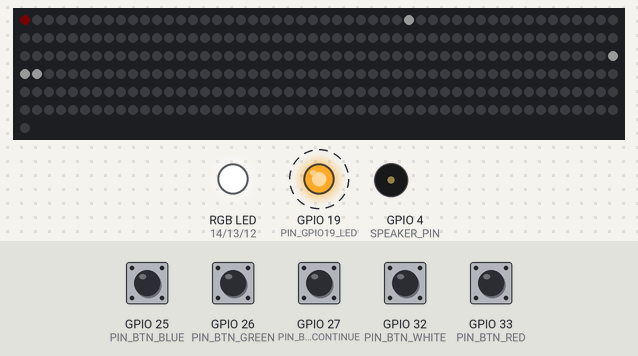
Recording of a sketch running on a simulated ESP32. Parts: 301 RGB LEDs in strip order, left to right, continuing on the next row, an RGB LED mixed from three pins (HIGH = lit), output pins drawn as LEDs (lit = HIGH), buzzer (waves = sounding). Dashed ring = blinking. The inputs (shaded band) are chosen by the test bench; at power-on: GPIO 25 (PIN_BTN_BLUE), GPIO 26 (PIN_BTN_GREEN), GPIO 27 (PIN_BTN_CONTINUE), GPIO 32 (PIN_BTN_WHITE), GPIO 33 (PIN_BTN_RED) HIGH. Dim RGB values are drawn brighter than linear; random numbers use the default seed unless the sketch sets one; what the sketch prints to the serial monitor is not drawn.

Above: at 1.7 s.
1.8 s: GPIO 25 (PIN_BTN_BLUE) pulled LOW for 0.15 s
At 3.4 s:
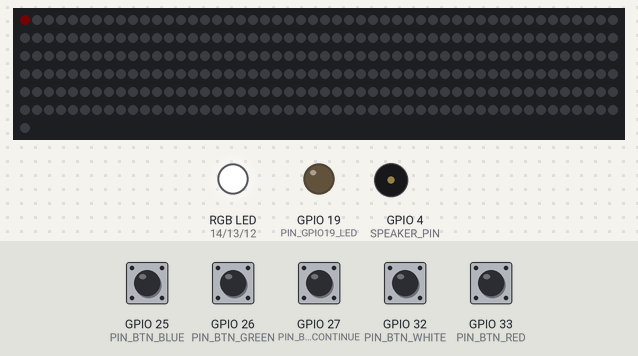
4.9 s: GPIO 32 (PIN_BTN_WHITE) pulled LOW for 0.15 s
5.6 s: GPIO 26 (PIN_BTN_GREEN) pulled LOW for 1 s
At 7.9 s:
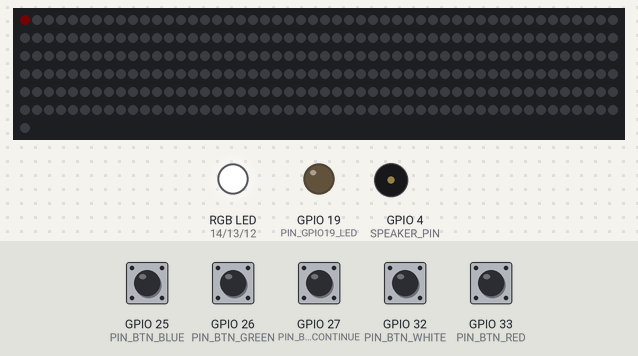
9.6 s: GPIO 33 (PIN_BTN_RED) pulled LOW for 0.15 s
At 10.0 s:
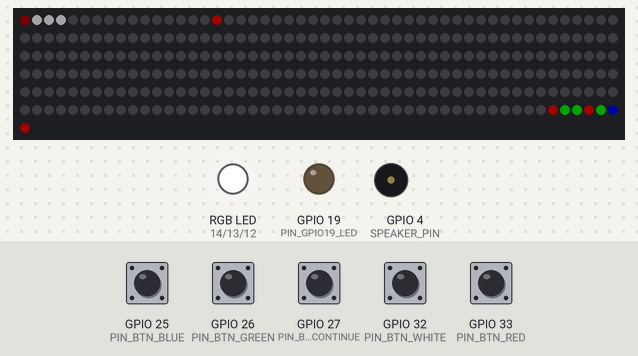
10.3 s: GPIO 25 (PIN_BTN_BLUE) pulled LOW for 1 s
At 10.61 s:
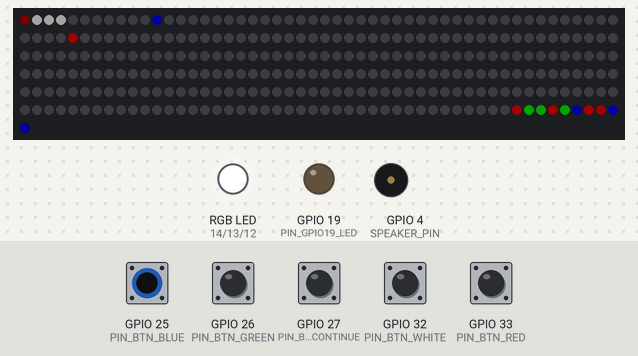
11.9 s: GPIO 26 (PIN_BTN_GREEN) pulled LOW for 0.15 s
At 12.13 s:
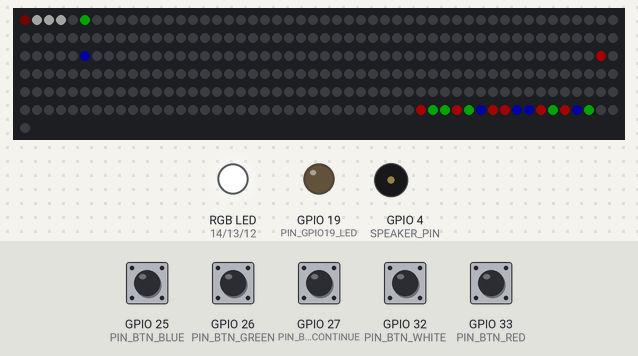
Timing chart, 0 to 13.6 s (numbered marks = the images above; inputs shaded):
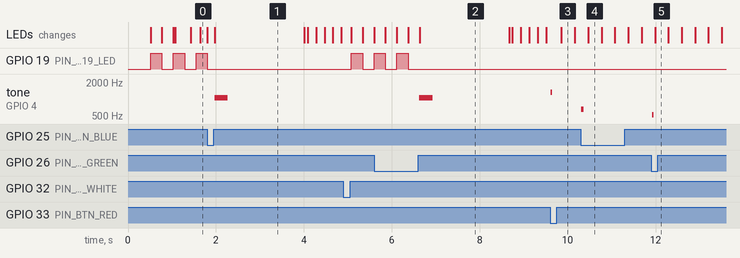

The sketch:

space_invaders_v15.ino
```cpp
/*
==========================================================================
PROJECT: Space Invaders - single level

Board Settings
Board: ESP32 Dev Module (ESP32-WROOM-32 DevKit, 4 MB flash)
Flash Size: 4MB
Partition: Default
PSRAM: Disabled

V15 Wait screen: random white "invader" streams while waiting for a button.
    Each stream starts as 1 LED at a random spot and grows one LED at a time
    (up to config_enemy_count long) as it moves in a random direction at a
    random speed. Streams never wrap at the strip ends, vanish at random times
    and respawn after a random delay. Own brightness: config_wait_brightness_pct.

HOW IT PLAYS
  - Waiting: random white streams drift along the strip, LED 0 and GPIO19 blink.
    Press ANY button: the strip clears, and the game starts when the button is
    released (so that press never fires a shot).
  - Get ready: start sound, strip dark for START_PAUSE_MS, then the wave of
    coloured invaders starts moving toward the white home base.
  - Press the button matching the colour of the front invader to destroy it.
    Wrong colour = that colour is added to the END of the wave.
  - Clear the wave  -> green flash, then black and waiting.
  - Invaders reach the base -> base blinks, red flash, then black and waiting.
  - RESET (white button) during a game returns to waiting.
==========================================================================
*/

#define VERSION 15.0

#include "esp32-hal-ledc.h"  // For tone function
#include <vector>
#include <FastLED.h>
// #include "secrets.h"


// ============================================================================
// CONFIG  - edit these and re-upload
// ============================================================================
int config_num_leds = 300;         // Game LEDs (30..MAX_LEDS), not counting the sacrificial LED
int config_brightness_pct = 15;    // 10..100
bool config_sacrifice_led = true;  // true = LED 0 is a level-shifter "sacrificial" LED
int config_homebase_size = 3;      // LEDs in the home base
int config_shot_speed_pct = 100;   // Player shot speed, %
int config_enemy_count = 15;       // Invaders in the wave
int config_enemy_speed = 5;        // Invader speed (LEDs per second)

// WAIT SCREEN CONFIG (random white streams while waiting for a button)
int config_wait_brightness_pct = 3;  // 10..100, same scale as config_brightness_pct
#define WAIT_STREAMS 2                // Streams on the strip at the same time
#define WAIT_SPEED_MIN 4              // Stream speed, LEDs per second (random between min and max)
#define WAIT_SPEED_MAX 20
#define WAIT_LIFE_MIN_MS 3000         // A stream vanishes after a random time between these
#define WAIT_LIFE_MAX_MS 10000
#define WAIT_DELAY_MIN_MS 500         // Random delay before a new stream spawns in its place
#define WAIT_DELAY_MAX_MS 4000
// Stream length: random, 1 .. config_enemy_count (the game's starting wave length)

// AUDIO CONFIG
bool config_sound_on = true;
int config_volume_pct = 50;

#define RESULT_FLASH_MS 1500  // How long the green WIN / red LOSE strip stays lit before going black
#define START_PAUSE_MS 2000   // Dark "get ready" pause between the start button and the invaders
#define FRAME_DELAY 16        // 16ms = approx. 60 FPS
const int FIRE_COOLDOWN = 100;

// ============================================================================
// PINS
// ============================================================================
#define PIN_LED_DATA 15
#define MAX_LEDS 480
#define LED_TYPE WS2812B
#define COLOR_ORDER GRB

#define PIN_BTN_BLUE 25
#define PIN_BTN_RED 33
#define PIN_BTN_GREEN 26
#define PIN_BTN_WHITE 32     // Reset (during a game) / start
#define PIN_BTN_CONTINUE 27  // Start (any button starts the game)

// Colour-hint GPIOs (external LEDs for the player)
#define PIN_HINT_RED 14
#define PIN_HINT_BLUE 12
#define PIN_HINT_GREEN 13

// Status LED - blinks with the sacrificial LED while waiting for a button press
#define PIN_GPIO19_LED 19

#define SPEAKER_PIN 4

// ============================================================================
// SOUNDS  ("freq,ms;freq,ms;...")
// ============================================================================
const String SND_START = "523,80;659,80;784,80;1047,300";
const String SND_WIN = "523,80;659,80;784,80;1047,300;0,150;1047,60;1319,60";
const String SND_LOSE = "370,100;349,100;330,100;311,400";
const String SND_MISTAKE = "60,150";
const String SND_SHOT_BLUE = "698,50;659,50";
const String SND_SHOT_RED = "784,30;1047,30;1319,30";
const String SND_SHOT_GREEN = "523,30;554,30;523,30";
const String SND_HIT = "2093,30";

// ============================================================================
// COLOURS  (1 = blue, 2 = red, 3 = green)
// ============================================================================
const CRGB COL_BLUE = CRGB(0x00, 0x00, 0xFF);
const CRGB COL_RED = CRGB(0xFF, 0x00, 0x00);
const CRGB COL_GREEN = CRGB(0x00, 0xFF, 0x00);
const CRGB COL_SACRIFICE = CRGB(20, 0, 0);

// ============================================================================
// GAME STATE
// ============================================================================
enum GameState {
  STATE_READY,           // black, LED 0 + GPIO19 blinking, waiting for any button
  STATE_GET_READY,       // dark pause after the start button
  STATE_PLAYING,
  STATE_WON,             // green flash, then -> STATE_READY
  STATE_BASE_DESTROYED,  // base blinks red/white for 2 s
  STATE_GAMEOVER         // red flash, then -> STATE_READY
};

struct Shot {
  float position;
  int color;
};

CRGB leds[MAX_LEDS + 1];  // +1 for the sacrificial LED
int ledStartOffset = 1;   // Set automatically from config_sacrifice_led

GameState currentState = STATE_READY;
std::vector<int> enemies;  // colour of each invader, front first
std::vector<Shot> shots;
float enemyFrontIndex = 0;

unsigned long lastLoopTime = 0;
unsigned long stateTimer = 0;
unsigned long lastFireTime = 0;
bool buttonsReleased = true;
bool btnWhiteHeld = false;

// "Press any button" start: armed once all buttons are released,
// start fires when the pressed button is let go.
bool readyArmed = false;
bool startPending = false;

// Waiting blink (LED 0 + GPIO19)
unsigned long lastBlink = 0;
bool gpio19State = false;

// Wait-screen streams
struct WaitStream {
  bool active;
  int head;              // LED index of the leading pixel
  int dir;               // +1 or -1
  int len;               // current length (grows from 1)
  int target;            // length it grows to
  float speed;           // LEDs per second
  float acc;             // fractional movement carried between frames
  unsigned long endTime;    // when an active stream vanishes
  unsigned long spawnTime;  // when an inactive stream respawns
};
WaitStream waitStreams[WAIT_STREAMS];

// Colour-hint state
int lastLeadColour = -1;
bool hintPending = false;
bool hitJustOccurred = false;


// ============================================================================
// HELPERS
// ============================================================================
CRGB getColor(int colorCode) {
  switch (colorCode) {
    case 1: return COL_BLUE;
    case 2: return COL_RED;
    case 3: return COL_GREEN;
    default: return CRGB::Black;
  }
}

void drawCrispPixel(float pos, CRGB color) {
  int idx = round(pos);
  if (idx < 0 || idx >= config_num_leds) return;
  leds[idx + ledStartOffset] = color;
}

void flashPixel(int pos) {
  if (pos >= 0 && pos < config_num_leds) leds[pos + ledStartOffset] = CRGB::White;
}

void fillGame(CRGB c) {
  fill_solid(&leds[ledStartOffset], config_num_leds, c);
}

void showFrame() {
  if (config_sacrifice_led) leds[0] = COL_SACRIFICE;
  FastLED.show();
}

// Hint LEDs: Halloween setting - all three stay ON.
void hintLEDsOFF() {
  digitalWrite(PIN_HINT_RED, HIGH);
  digitalWrite(PIN_HINT_BLUE, HIGH);
  digitalWrite(PIN_HINT_GREEN, HIGH);
}

void hintLEDsON() {
  digitalWrite(PIN_HINT_RED, HIGH);
  digitalWrite(PIN_HINT_BLUE, HIGH);
  digitalWrite(PIN_HINT_GREEN, HIGH);
}

void setStatusLed(bool on) {
  gpio19State = on;
  digitalWrite(PIN_GPIO19_LED, on ? HIGH : LOW);
}

uint8_t brightnessFromPct(int pct) {
  return map(constrain(pct, 10, 100), 10, 100, 25, 255);
}

bool anyButtonDown() {
  return digitalRead(PIN_BTN_BLUE) == LOW || digitalRead(PIN_BTN_RED) == LOW || digitalRead(PIN_BTN_GREEN) == LOW || digitalRead(PIN_BTN_WHITE) == LOW || digitalRead(PIN_BTN_CONTINUE) == LOW;
}


// ============================================================================
// AUDIO
// ============================================================================
void playToneLocal(int freq, int duration_ms) {
  if (!config_sound_on || config_volume_pct == 0) return;
  tone(SPEAKER_PIN, freq, duration_ms);
}

void playSequence(const String &seq) {
  int start = 0;
  while (start < (int)seq.length()) {
    int end = seq.indexOf(';', start);
    if (end == -1) end = seq.length();
    String pair = seq.substring(start, end);
    int comma = pair.indexOf(',');
    if (comma != -1) {
      int freq = pair.substring(0, comma).toInt();
      int dur = pair.substring(comma + 1).toInt();
      if (freq > 0 && dur > 0) {
        playToneLocal(freq, dur);
        delay(5);  // Small gap between tones
      }
    }
    start = end + 1;
  }
}

void playShotSound(int color) {
  if (color == 1) playSequence(SND_SHOT_BLUE);
  else if (color == 2) playSequence(SND_SHOT_RED);
  else if (color == 3) playSequence(SND_SHOT_GREEN);
}


// ============================================================================
// GAME FLOW
// ============================================================================

/* Starts a new game from scratch (called from the waiting state). */
void startGame() {
  enemies.clear();
  shots.clear();
  buttonsReleased = true;
  lastFireTime = 0;
  lastLeadColour = -1;
  hintPending = false;
  hitJustOccurred = false;
  setStatusLed(false);
  FastLED.setBrightness(brightnessFromPct(config_brightness_pct));  // back to game brightness

  playSequence(SND_START);
  currentState = STATE_GET_READY;
  stateTimer = millis();
  fillGame(CRGB::Black);
  showFrame();
  hintLEDsON();  // Halloween: hint LEDs always on
}

/* Get ready: strip dark for START_PAUSE_MS, then the wave starts. */
void updateGetReady() {
  if (millis() - stateTimer < START_PAUSE_MS) {
    fillGame(CRGB::Black);
    showFrame();
  } else {
    int count = config_enemy_count > 0 ? config_enemy_count : 10;
    for (int i = 0; i < count; i++) enemies.push_back((int)random(1, 4));
    enemyFrontIndex = (float)config_num_leds - 1.0;
    currentState = STATE_PLAYING;
  }
}

void winGame() {
  playSequence(SND_WIN);
  currentState = STATE_WON;
  stateTimer = millis();
}

void triggerBaseDestruction() {
  playSequence(SND_LOSE);
  currentState = STATE_BASE_DESTROYED;
  stateTimer = millis();
  hintLEDsOFF();
}

/* ---------------- Wait-screen streams ---------------- */
void spawnWaitStream(WaitStream &w, unsigned long now) {
  int maxLen = config_enemy_count > 0 ? config_enemy_count : 10;
  w.active = true;
  w.head = random(0, config_num_leds);
  w.dir = random(2) ? 1 : -1;
  w.len = 1;                              // starts as a single LED
  w.target = random(1, maxLen + 1);
  w.speed = random(WAIT_SPEED_MIN, WAIT_SPEED_MAX + 1);
  w.acc = 0;
  w.endTime = now + random(WAIT_LIFE_MIN_MS, WAIT_LIFE_MAX_MS + 1);
}

void retireWaitStream(WaitStream &w, unsigned long now) {
  w.active = false;
  w.spawnTime = now + random(WAIT_DELAY_MIN_MS, WAIT_DELAY_MAX_MS + 1);
}

/* Moves, grows and draws the streams (white, no wrap at the strip ends). */
void updateWaitStreams(unsigned long now) {
  fillGame(CRGB::Black);
  for (int s = 0; s < WAIT_STREAMS; s++) {
    WaitStream &w = waitStreams[s];
    if (!w.active) {
      if ((long)(now - w.spawnTime) >= 0) spawnWaitStream(w, now);
      else continue;
    }

    // Move: one LED per step; the stream grows by one LED per step until full length
    w.acc += w.speed / 60.0;
    while (w.acc >= 1.0) {
      w.acc -= 1.0;
      w.head += w.dir;
      if (w.len < w.target) w.len++;
    }

    // Vanish at its random end time, or once it has run completely off the strip
    int tail = w.head - w.dir * (w.len - 1);
    bool offStrip = (w.dir > 0) ? (tail >= config_num_leds) : (tail < 0);
    if ((long)(now - w.endTime) >= 0 || offStrip) {
      retireWaitStream(w, now);
      continue;
    }

    for (int k = 0; k < w.len; k++) {
      int p = w.head - w.dir * k;
      if (p >= 0 && p < config_num_leds) leds[p + ledStartOffset] = CRGB::White;  // clipped, never wrapped
    }
  }
}

/* Waiting state: used at power-up and after every game. */
void enterReady() {
  currentState = STATE_READY;
  readyArmed = false;    // buttons must be released first (no accidental restart)
  startPending = false;
  FastLED.setBrightness(brightnessFromPct(config_wait_brightness_pct));

  // Streams start one by one after short random delays
  unsigned long now = millis();
  for (int s = 0; s < WAIT_STREAMS; s++) {
    waitStreams[s].active = false;
    waitStreams[s].spawnTime = now + random(0, WAIT_DELAY_MAX_MS + 1);
  }
}

/* Random white streams, LED 0 and GPIO19 blink at 2 Hz.
   Pressing any button clears the strip; the game starts on release,
   so the press never fires a shot. */
void updateReady() {
  unsigned long now = millis();
  if (anyButtonDown()) {
    if (readyArmed) startPending = true;
  } else {
    if (startPending) {
      startGame();
      return;
    }
    readyArmed = true;
  }

  if (startPending) fillGame(CRGB::Black);  // button pressed: clear the strip
  else updateWaitStreams(now);
  if (now - lastBlink >= 250) {
    lastBlink = now;
    setStatusLed(!gpio19State);
  }
  if (config_sacrifice_led) leds[0] = gpio19State ? COL_SACRIFICE : CRGB::Black;
  FastLED.show();
}

/* Win screen: green flash for RESULT_FLASH_MS, then black and waiting. */
void updateWon() {
  if (millis() - stateTimer < RESULT_FLASH_MS) {
    fillGame(COL_GREEN);
    showFrame();
  } else {
    enterReady();
  }
}

/* Home base blinks red/white for 2 s while the rest of the strip fades. */
void updateBaseDestroyed() {
  unsigned long elapsed = millis() - stateTimer;
  if (elapsed < 2000) {
    CRGB c = (elapsed / 100) % 2 == 0 ? COL_RED : CRGB::White;
    for (int i = 0; i < config_homebase_size; i++) leds[i + ledStartOffset] = c;
    for (int i = config_homebase_size; i < config_num_leds; i++) leds[i + ledStartOffset].nscale8(240);
    showFrame();
  } else {
    currentState = STATE_GAMEOVER;
    stateTimer = millis();
  }
}

/* Lose screen: red flash for RESULT_FLASH_MS, then black and waiting. */
void updateGameOver() {
  if (millis() - stateTimer < RESULT_FLASH_MS) {
    fillGame(COL_RED);
    showFrame();
  } else {
    enterReady();
  }
}


/* One frame of actual gameplay. */
void updatePlaying(unsigned long now) {
  // ---------------- INPUT ----------------
  bool b = (digitalRead(PIN_BTN_BLUE) == LOW);
  bool r = (digitalRead(PIN_BTN_RED) == LOW);
  bool g = (digitalRead(PIN_BTN_GREEN) == LOW);
  bool anyPressed = (b || r || g);

  if (!anyPressed) buttonsReleased = true;
  else hintPending = false;

  if (anyPressed && buttonsReleased && (now - lastFireTime > FIRE_COOLDOWN)) {
    int c = b ? 1 : (r ? 2 : 3);
    shots.push_back({ 0.0, c });
    lastFireTime = now;
    playShotSound(c);
    buttonsReleased = false;
  }

  // ---------------- SHOTS ----------------
  float moveStep = (float)config_shot_speed_pct / 60.0 * 0.6;
  if (moveStep < 0.2) moveStep = 0.2;

  for (int i = shots.size() - 1; i >= 0; i--) {
    shots[i].position += moveStep;
    bool remove = false;

    if (shots[i].position >= enemyFrontIndex && !enemies.empty()) {
      if (shots[i].color == enemies.front()) {  // correct hit
        enemies.erase(enemies.begin());
        enemyFrontIndex += 1.0;
        flashPixel((int)shots[i].position);
        hitJustOccurred = true;
        playSequence(SND_HIT);
      } else {  // wrong colour: add the player's colour to the END of the wave
        enemies.push_back(shots[i].color);
        playSequence(SND_MISTAKE);
      }
      remove = true;
    }
    if (shots[i].position >= config_num_leds) remove = true;
    if (remove) shots.erase(shots.begin() + i);
  }

  if (enemies.empty()) {
    winGame();
    return;
  }

  // ---------------- INVADERS ----------------
  enemyFrontIndex -= (float)config_enemy_speed / 60.0;
  if (enemyFrontIndex <= config_homebase_size) {
    triggerBaseDestruction();
    return;
  }

  // ---------------- DRAW ----------------
  fillGame(CRGB::Black);
  for (size_t i = 0; i < enemies.size(); i++)
    drawCrispPixel(enemyFrontIndex + (float)i, getColor(enemies[i]));
  for (auto &s : shots)
    drawCrispPixel(s.position, getColor(s.color));
  for (int i = 0; i < config_homebase_size; i++)
    leds[i + ledStartOffset] = CRGB::White;

  // ---------------- HINT LEDs ----------------
  int leadColourNow = enemies.front();
  bool showHint = false;
  if (!anyPressed) {
    if (leadColourNow != lastLeadColour || hitJustOccurred) showHint = true;
    else showHint = hintPending;
  }
  // Halloween: all hint LEDs stay ON. For real hints use (leadColourNow == x) ? HIGH : LOW
  if (showHint) {
    digitalWrite(PIN_HINT_RED, (leadColourNow == 2) ? HIGH : HIGH);
    digitalWrite(PIN_HINT_BLUE, (leadColourNow == 1) ? HIGH : HIGH);
    digitalWrite(PIN_HINT_GREEN, (leadColourNow == 3) ? HIGH : HIGH);
  } else {
    hintLEDsOFF();
  }
  hintPending = showHint;
  lastLeadColour = leadColourNow;
  hitJustOccurred = false;

  showFrame();
}


// ============================================================================
// SETUP
// ============================================================================
void setup() {
  Serial.begin(115200);
  Serial.printf("\n\n=== SPACE INVADERS V%.1f ===\n", VERSION);

  pinMode(PIN_BTN_BLUE, INPUT_PULLUP);
  pinMode(PIN_BTN_RED, INPUT_PULLUP);
  pinMode(PIN_BTN_GREEN, INPUT_PULLUP);
  pinMode(PIN_BTN_WHITE, INPUT_PULLUP);
  pinMode(PIN_BTN_CONTINUE, INPUT_PULLUP);

  pinMode(PIN_HINT_RED, OUTPUT);
  pinMode(PIN_HINT_BLUE, OUTPUT);
  pinMode(PIN_HINT_GREEN, OUTPUT);
  hintLEDsOFF();

  pinMode(PIN_GPIO19_LED, OUTPUT);
  setStatusLed(false);

  pinMode(SPEAKER_PIN, OUTPUT);
  digitalWrite(SPEAKER_PIN, LOW);

  // --- CONFIG ---
  ledStartOffset = config_sacrifice_led ? 1 : 0;
  if (config_num_leds < 30) config_num_leds = 30;
  if (config_num_leds > MAX_LEDS) config_num_leds = MAX_LEDS;
  Serial.printf("LEDs: %d (+%d sacrificial), invaders: %d, speed: %d\n",
                config_num_leds, ledStartOffset, config_enemy_count, config_enemy_speed);

  randomSeed(esp_random());

  // --- FASTLED ---
  FastLED.addLeds<LED_TYPE, PIN_LED_DATA, COLOR_ORDER>(leds, config_num_leds + ledStartOffset);
  FastLED.setBrightness(brightnessFromPct(config_brightness_pct));
  FastLED.setDither(0);
  FastLED.setMaxPowerInVoltsAndMilliamps(5, 2500);

  // Power-up test pattern: every other LED green for 0.5 s
  FastLED.clear();
  for (int i = 0; i < config_num_leds; i += 2) leds[i + ledStartOffset] = CRGB::Green;
  showFrame();
  delay(500);

  enterReady();  // wait for any button
}


// ============================================================================
// LOOP
// ============================================================================
void loop() {
  unsigned long now = millis();
  if (now - lastLoopTime < FRAME_DELAY) return;
  lastLoopTime = now;

  // RESET (white) during a game - back to waiting on release
  if (currentState != STATE_READY) {
    if (digitalRead(PIN_BTN_WHITE) == LOW) {
      btnWhiteHeld = true;
    } else if (btnWhiteHeld) {
      btnWhiteHeld = false;
      enterReady();
      return;
    }
  } else {
    btnWhiteHeld = false;
  }

  switch (currentState) {
    case STATE_READY: updateReady(); break;
    case STATE_GET_READY: updateGetReady(); break;
    case STATE_PLAYING: updatePlaying(now); break;
    case STATE_WON: updateWon(); break;
    case STATE_BASE_DESTROYED: updateBaseDestroyed(); break;
    case STATE_GAMEOVER: updateGameOver(); break;
  }
}
```

Measured:
- after the input at 1.8 s, tone on GPIO 4 (SPEAKER_PIN): silent → 1047 Hz after 0.17 s, → silent 0.30 s later
- after the input at 4.9 s, GPIO 19 (PIN_GPIO19_LED): LOW → HIGH after 0.18 s, → LOW 0.26 s later, → HIGH 0.26 s later
- after the input at 5.6 s, tone on GPIO 4 (SPEAKER_PIN): silent → 1047 Hz after 1.0 s, → silent 0.30 s later
- after the input at 9.6 s, tone on GPIO 4 (SPEAKER_PIN): silent → 1319 Hz at once, → silent 0.03 s later
- after the input at 10.3 s, tone on GPIO 4 (SPEAKER_PIN): silent → 659 Hz at once, → silent 0.05 s later
- after the input at 11.9 s, tone on GPIO 4 (SPEAKER_PIN): silent → 523 Hz at once, → silent 0.03 s later
